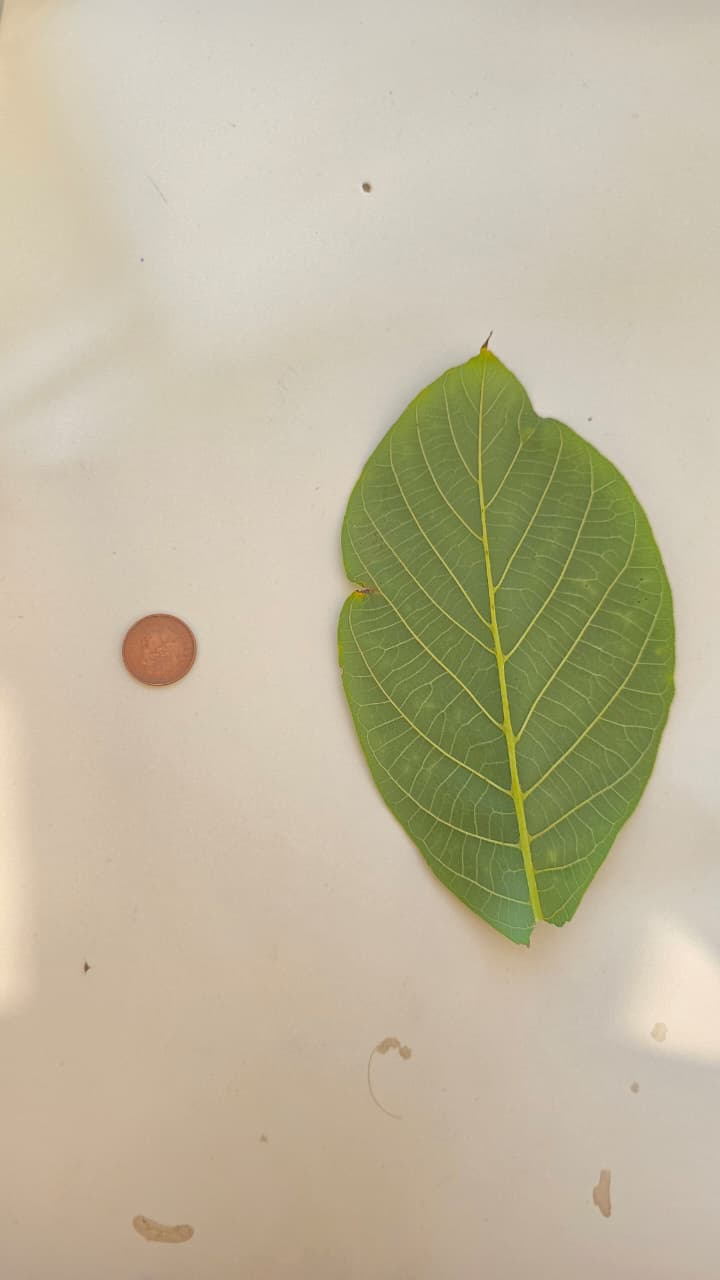
%> input picture leaf_and_coin.jpg, 720 x 1280 px
$ octave TaskC.m   (GNU Octave 9; MATLAB toolbox functions it lacks are replaced by stand-ins)
%> lines starting %> are read from the running program, lines starting %| are printed output that depends on the picture; in (x1, y1, x2, y2) boxes, pixels count from 0 and x2, y2 are one past the last pixel; in counts of white or black regions, pixels touching at a corner belong together; the program's own positions count from 1
%> further down, I is the input picture: size 1280x720x3 uint8; mean R, G, B 191.9, 183.5, 158.2
### createMask.m
function [BW,maskedRGBImage] = createMask(RGB)
%createMask  Threshold RGB image using auto-generated code from colorThresholder app.
%  [BW,MASKEDRGBIMAGE] = createMask(RGB) thresholds image RGB using
%  auto-generated code from the colorThresholder app. The colorspace and
%  range for each channel of the colorspace were set within the app. The
%  segmentation mask is returned in BW, and a composite of the mask and
%  original RGB images is returned in maskedRGBImage.

% Auto-generated by colorThresholder app on 23-Oct-2025
%------------------------------------------------------


% Convert RGB image to chosen color space
I = RGB;

% Define thresholds for channel 1 based on histogram settings
channel1Min = 86.000;
channel1Max = 151.000;

% Define thresholds for channel 2 based on histogram settings
channel2Min = 112.000;
channel2Max = 205.000;

% Define thresholds for channel 3 based on histogram settings
channel3Min = 25.000;
channel3Max = 109.000;

% Create mask based on chosen histogram thresholds
sliderBW = (I(:,:,1) >= channel1Min ) & (I(:,:,1) <= channel1Max) & ...
    (I(:,:,2) >= channel2Min ) & (I(:,:,2) <= channel2Max) & ...
    (I(:,:,3) >= channel3Min ) & (I(:,:,3) <= channel3Max);
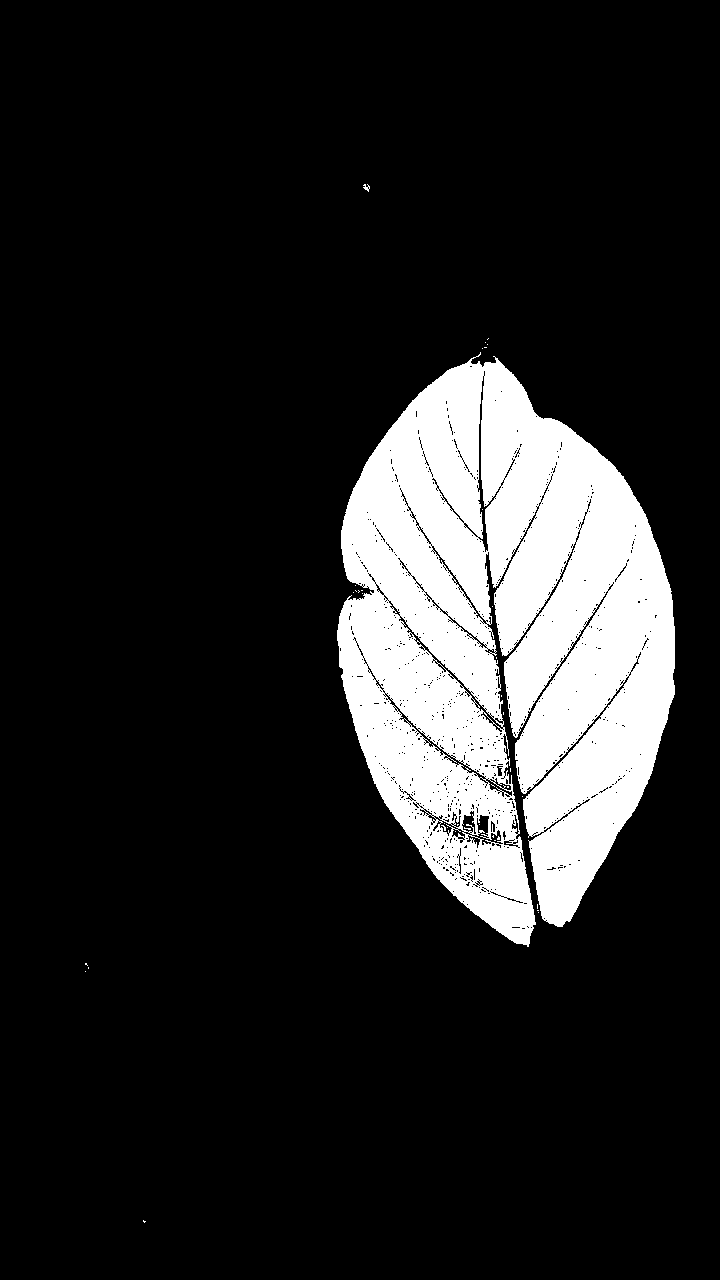
%> sliderBW: size 1280x720 logical; 14.2% white; 39 white regions (37 under 20 px), largest, box (x1, y1, x2, y2) and area: (337, 352, 675, 947) 131112, (363, 184, 370, 192) 28
BW = sliderBW;

% Initialize output masked image based on input image.
maskedRGBImage = RGB;

% Set background pixels where BW is false to zero.
maskedRGBImage(repmat(~BW,[1 1 3])) = 0;
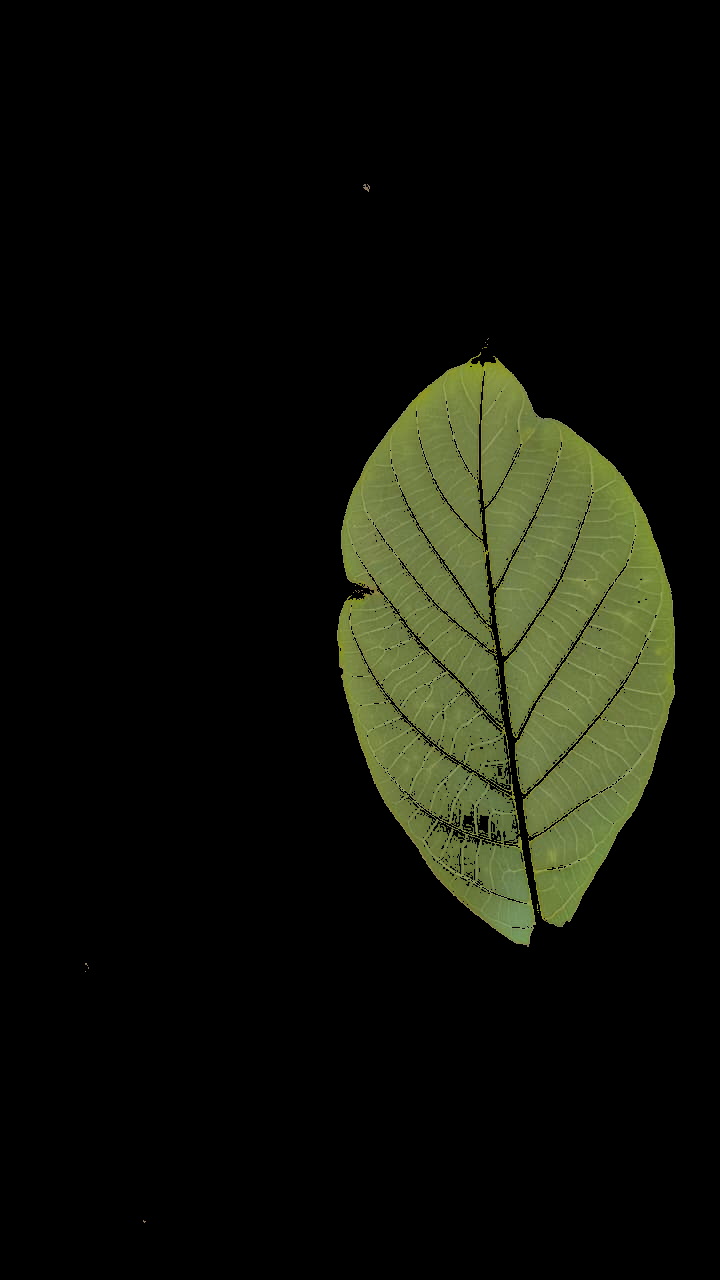
%> maskedRGBImage: size 1280x720x3 uint8; mean R, G, B 16.5, 18.5, 9.5

end

### createMaskcoin.m
function [BW,maskedRGBImage] = createMaskcoin(RGB)
%createMask  Threshold RGB image using auto-generated code from colorThresholder app.
%  [BW,MASKEDRGBIMAGE] = createMask(RGB) thresholds image RGB using
%  auto-generated code from the colorThresholder app. The colorspace and
%  range for each channel of the colorspace were set within the app. The
%  segmentation mask is returned in BW, and a composite of the mask and
%  original RGB images is returned in maskedRGBImage.

% Auto-generated by colorThresholder app on 23-Oct-2025
%------------------------------------------------------


% Convert RGB image to chosen color space
I = RGB;

% Define thresholds for channel 1 based on histogram settings
channel1Min = 152.000;
channel1Max = 255.000;

% Define thresholds for channel 2 based on histogram settings
channel2Min = 0.000;
channel2Max = 127.000;

% Define thresholds for channel 3 based on histogram settings
channel3Min = 64.000;
channel3Max = 117.000;

% Create mask based on chosen histogram thresholds
sliderBW = (I(:,:,1) >= channel1Min ) & (I(:,:,1) <= channel1Max) & ...
    (I(:,:,2) >= channel2Min ) & (I(:,:,2) <= channel2Max) & ...
    (I(:,:,3) >= channel3Min ) & (I(:,:,3) <= channel3Max);
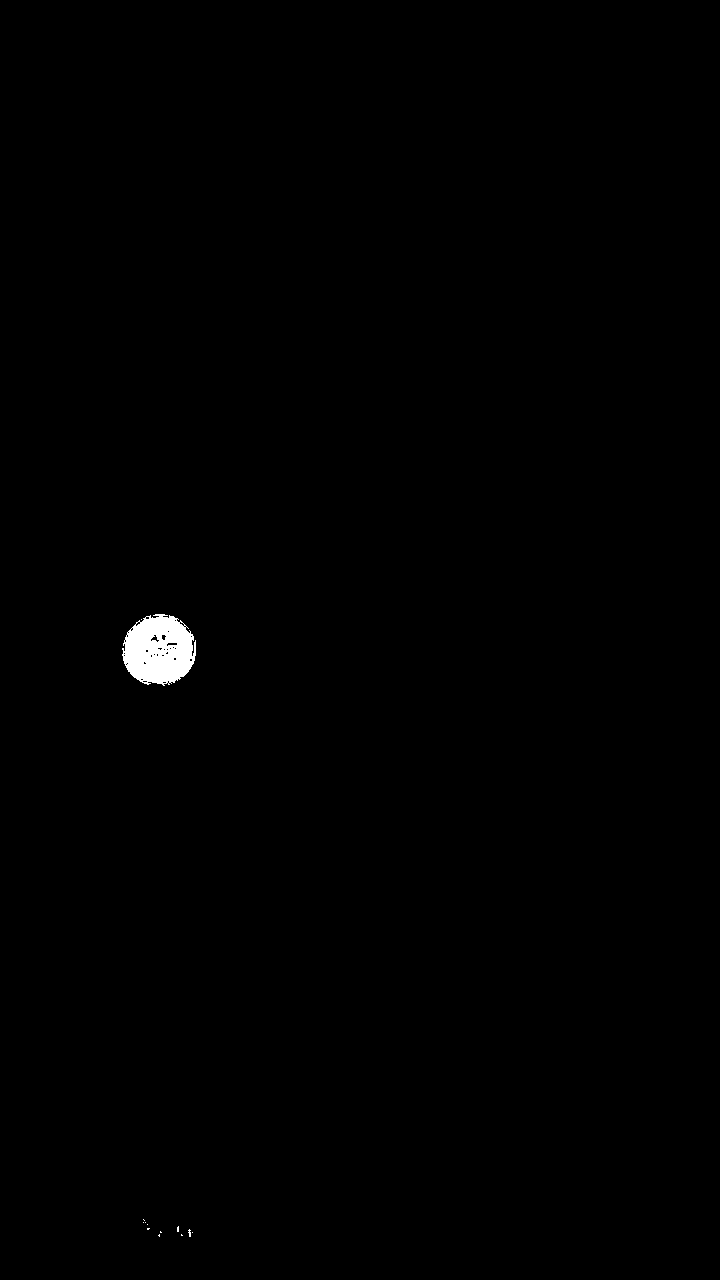
%> sliderBW: size 1280x720 logical; 0.43% white; 13 white regions (12 under 20 px), largest, box (x1, y1, x2, y2) and area: (122, 614, 196, 686) 3896
BW = sliderBW;

% Initialize output masked image based on input image.
maskedRGBImage = RGB;

% Set background pixels where BW is false to zero.
maskedRGBImage(repmat(~BW,[1 1 3])) = 0;

end

### TaskC.m
clear all;
close all;
clc;
%% Task C – Thresholding to isolate objects of interest which is leaf and coin
I = imread('leaf_and_coin.jpg');
figure; imshow(I); title('Original Image');

% Binary masks from Color Thresholder functions
[BM_leaf, masked_Leaf] = createMask(I);
[BM_coin, masked_Coin] = createMaskcoin(I);

% Display
figure;
subplot(2,2,1); imshow(BM_leaf);
title('Leaf Binary Mask');

subplot(2,2,2); imshow(masked_Leaf);
title('Segmented Leaf');

subplot(2,2,3); imshow(BM_coin);
title('Coin Binary Mask');

subplot(2,2,4); imshow(masked_Coin);
title('Segmented Coin');

% Entry-wise product of union of both masks
combinedMask = BM_leaf | BM_coin;
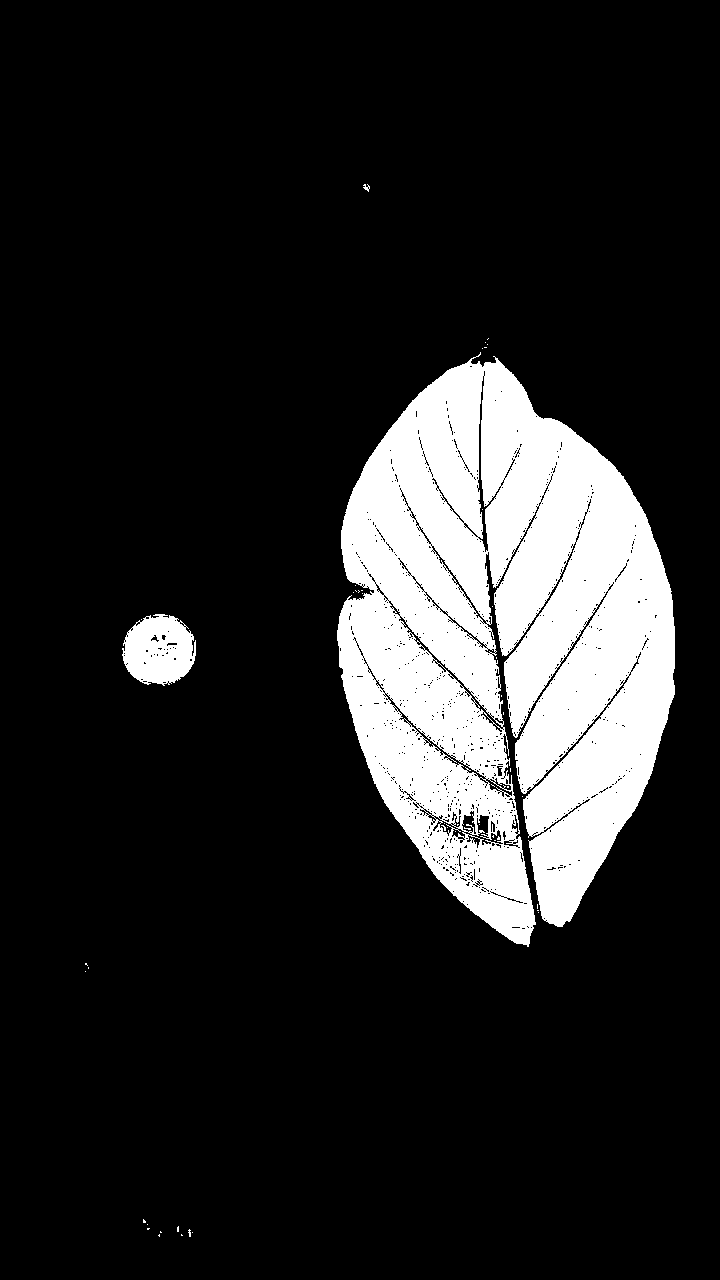
%> combinedMask: size 1280x720 logical; 14.7% white; 49 white regions (46 under 20 px), largest, box (x1, y1, x2, y2) and area: (337, 352, 675, 947) 131112, (122, 614, 196, 686) 3896, (363, 184, 370, 192) 28
segmented_image = I .* uint8(combinedMask);
figure;
imshow(segmented_image);
title('Segmented Coin and Leaf (Entry-wise Product)');
